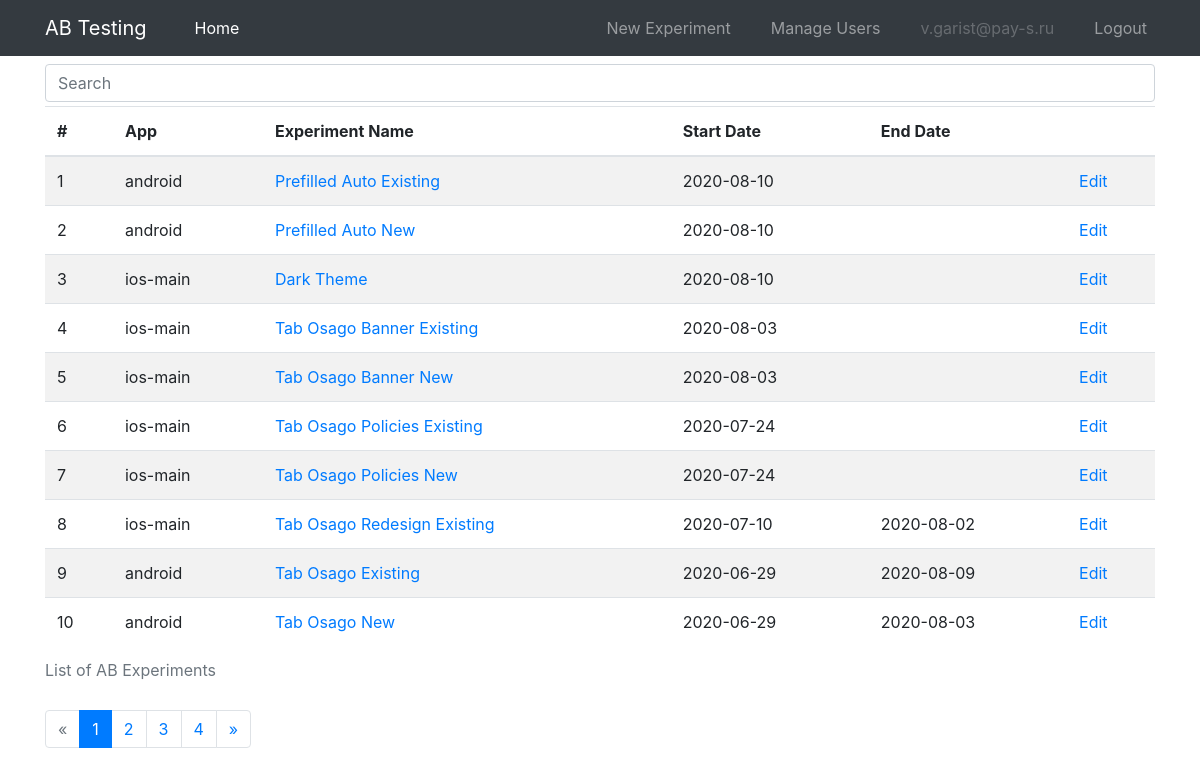
The page /index (signed in) on the database its author committed.
### models.py (models this page shows, shortened)
class User(UserMixin, db.Model):
    id = db.Column(db.Integer, primary_key=True)
    email = db.Column(db.String(120), index=True, unique=True)
    password_hash = db.Column(db.String(128))
    is_admin = db.Column(db.Boolean, unique=False, default=False)

class ABExperiment(db.Model):
    __tablename__ = "experiment"
    __table_args__ = (db.UniqueConstraint('app_id', 'name', name="unique_constraint_app_exp"), )
    id = db.Column(db.Integer, primary_key=True)
    app_id = db.Column(db.Integer, db.ForeignKey("app.id"))
    name = db.Column(db.String(120), index=True)
    description = db.Column(db.Text)
    metrics = db.Column(db.Text)
    start_date = db.Column(db.Date)
    end_date = db.Column(db.Date)
    options = db.relationship('ABOption', backref='experiment') # cascade="all, delete-orphan"
    @property
    def clean_name(self):
        clean_name = " ".join(
            [i.capitalize() for i in self.name.split("_") if i not in ("exp", "ios", "android")]
        )
        return clean_name

class App(db.Model):
    __tablename__ = "app"
    id = db.Column(db.Integer, primary_key=True)
    name = db.Column(db.String(120), index=True, unique=True)
    experiments = db.relationship('ABExperiment', backref='app')

### ab/ab.py (the view)
@bp.route("/")
@bp.route("/index")
@login_required
def index():
    page = request.args.get("page", default=1, type=int)
    q = request.args.get("q", default="")
    exp_pagination = ABExperiment.query \
        .join(App, ABExperiment.app_id == App.id) \
        .filter(
            (ABExperiment.name.like(f"%{q}%")) | (App.name.like(f"%{q}%"))
        ) \
        .order_by(ABExperiment.start_date.desc(), ABExperiment.name) \
        .limit(100).from_self() \
        .paginate(page=page, per_page=10)
    return render_template("ab/ab_list.html", exp_pagination=exp_pagination, q=q, active_link="home")

### main.py (called while the page is built)
@login.user_loader
def load_user(id):
    return User.query.get(int(id))

### templates/ab/ab_list.html (shortened to what this page needs)
{% extends "base.html" %}
{% from "macros/_pagination.html" import render_pagination %}
{% block content %}
<div class="container">
    <form action="{{ url_for('ab.index') }}" method="GET">
        <div class="form-group mt-2 mb-1">
            <input class="form-control" type="text" name="q" placeholder="Search" aria-label="Search">
        </div>
    </form>
    {% if exp_pagination %}
    <table class="table table-hover table-striped">
        <caption>List of AB Experiments</caption>
        <thead>
            <tr>
                <th scope="col">#</th>
                <th scope="col">App</th>
                <th scope="col">Experiment Name</th>
                <th scope="col">Start Date</th>
                <th scope="col">End Date</th>
                {% if current_user.is_admin %}
                    <th scope="col"></th>
                {% endif %}
            </tr>
        </thead>
        {% for exp in exp_pagination.items %}
        <tr>
            <td>{{ loop.index + ((exp_pagination.page - 1) * exp_pagination.per_page) }}</td>
            <td>{{ exp.app.name }}</td>
            <td><a href="{{ url_for('ab.detail', exp_name=exp.name) }}">{{ exp.clean_name }}</a></td>
            <td>{{ exp.start_date }}</td>
            <td>
                {% if exp.end_date %}
                    {{ exp.end_date }}
                {% endif %}
            </td>
            {% if current_user.is_admin %}
            <td>
                <a href="{{ url_for('admin.edit_experiment', exp_name=exp.name) }}">Edit</a>
            </td>
            {% endif %}
        </tr>
        {% endfor %}
    </table>
    {{ render_pagination(exp_pagination, endpoint='ab.index', q=q) }}
    {% endif %}
</div>
{% endblock %}

### templates/base.html (shortened to what this page needs)
<!DOCTYPE html>
<html>
    <head>
        <link rel="stylesheet" href="https://stackpath.bootstrapcdn.com/bootstrap/4.5.0/css/bootstrap.min.css">
        <link rel="stylesheet" href="https://stackpath.bootstrapcdn.com/font-awesome/4.7.0/css/font-awesome.min.css">
        <link rel="stylesheet" type="text/css" href="{{ url_for('static', filename='css/style.css') }}">
    </head>
    <body>
    <nav class="navbar navbar-expand-md navbar-dark bg-dark fixed-top">
        <div class="container">
            <a class="navbar-brand" href="{{ url_for('ab.index') }}">AB Testing</a>
            <div class="collapse navbar-collapse" id="navbarCollapse">
                <ul class="navbar-nav mr-auto">
                    <li class="nav-item {{ 'active' if active_link == 'home' else None }} ml-4">
                        <a class="nav-link" href="{{ url_for('ab.index') }}">Home</a>
                    </li>
                </ul>
                <ul class="navbar-nav ml-auto">
                {% if current_user.is_authenticated %}
                {% if current_user.is_admin %}
                    <li class="nav-item mr-4 {{ 'active' if active_link == 'create_experiment' else None }}">
                    <a class="nav-link" href="{{ url_for('admin.create_experiment') }}">New Experiment</a>
                    </li>
                    <li class="nav-item mr-4 {{ 'active' if active_link == 'manage_users' else None }}">
                    <a class="nav-link" href="{{ url_for('admin.manage_users') }}">Manage Users</a>
                    </li>
                {% endif %}
                    <li class="nav-item mr-4">
                    <a class="nav-link disabled">{{ current_user.email }}</a>
                    </li>
                    <li class="nav-item">
                    <a class="nav-link" href="{{ url_for('auth.logout') }}">Logout</a>
                    </li>
                {% endif %}
                </ul>
            </div>
        </div>
    </nav>
    {% block content %}
    {% endblock %}
    </body>
</html>

### static/css/style.css (style rules this page uses)
body { padding-top: 3.5rem; }

### rows shown on the page
User: email "v.garist@pay-s.ru"
ABExperiment: app.name "android", clean_name "Prefilled Auto Existing", start_date "2020-08-10"
ABExperiment: app.name "android", clean_name "Prefilled Auto New", start_date "2020-08-10"
ABExperiment: app.name "ios-main", clean_name "Dark Theme", start_date "2020-08-10"
ABExperiment: app.name "ios-main", clean_name "Tab Osago Banner Existing", start_date "2020-08-03"
ABExperiment: app.name "ios-main", clean_name "Tab Osago Banner New", start_date "2020-08-03"
ABExperiment: app.name "ios-main", clean_name "Tab Osago Policies Existing", start_date "2020-07-24"
ABExperiment: app.name "ios-main", clean_name "Tab Osago Policies New", start_date "2020-07-24"
ABExperiment: app.name "ios-main", clean_name "Tab Osago Redesign Existing", start_date "2020-07-10", end_date "2020-08-02"
ABExperiment: app.name "android", clean_name "Tab Osago Existing", start_date "2020-06-29", end_date "2020-08-09"
ABExperiment: app.name "android", clean_name "Tab Osago New", start_date "2020-06-29", end_date "2020-08-03"

### other values the page prints
{{ page }} "1"
{{ page }} "2" "3" "4"
